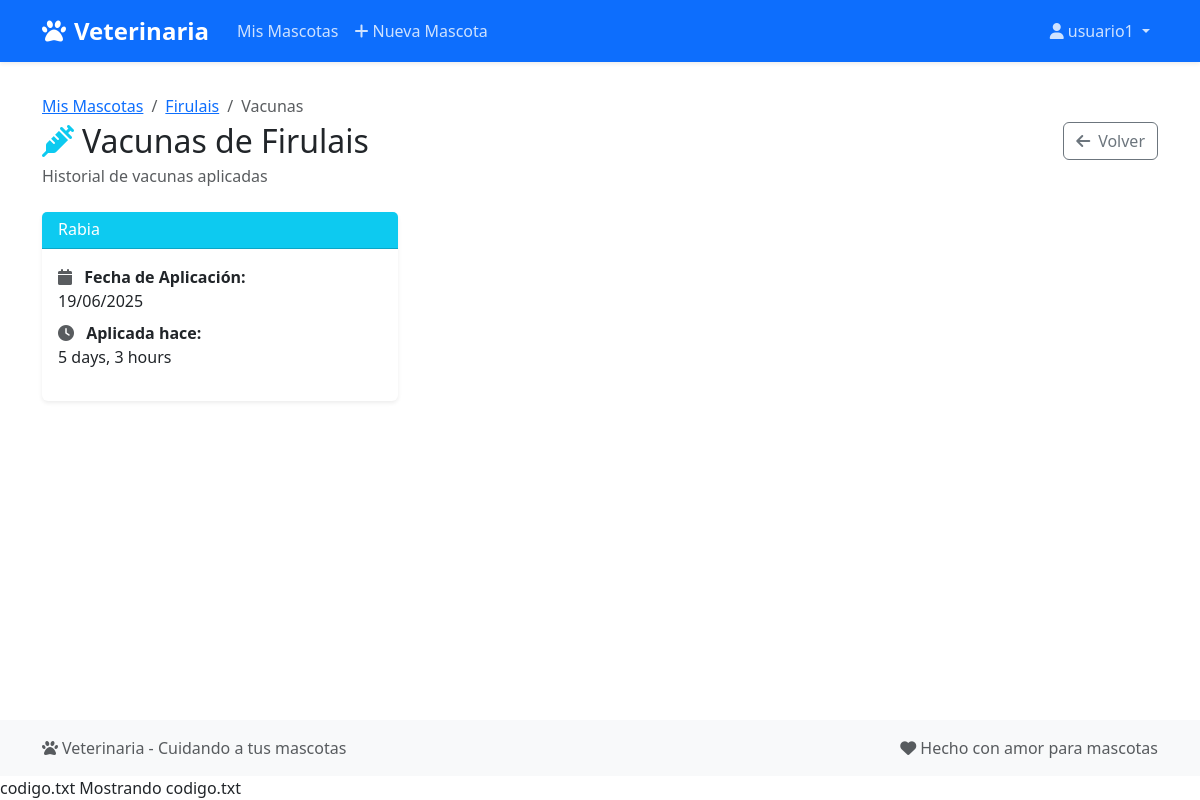
The page /veterinaria/mascota/19/vacunas/ (signed in) on the database as committed earlier.
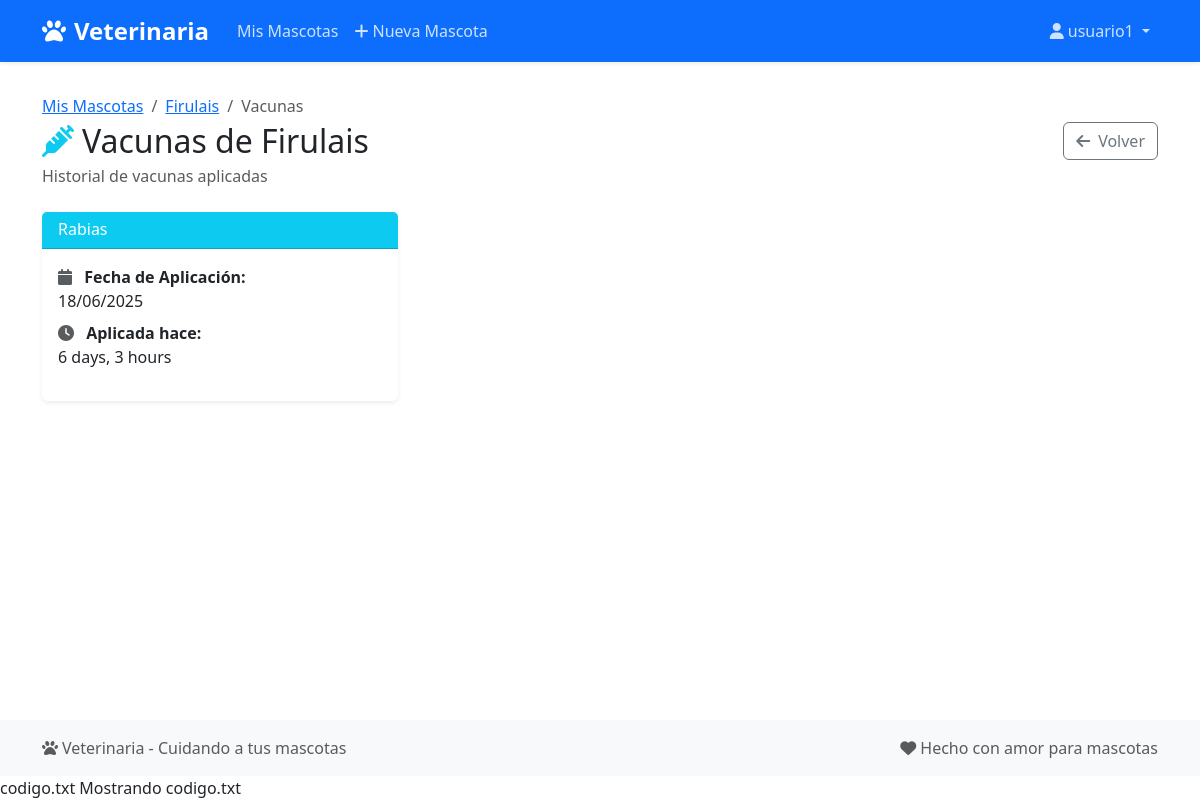
The same page on the database as committed later.
### Veterinaria/models.py (models this page shows, shortened)
class Vacuna(models.Model):
    mascota = models.ForeignKey(
        Mascota, on_delete=models.CASCADE, related_name='vacunas')
    nombre = models.CharField(max_length=100)
    fecha_aplicacion = models.DateField()
    proxima_dosis = models.DateField(null=True, blank=True)

### Veterinaria/views.py (the view)
@login_required
def detalle_vacunas(request, mascota_id):
    if request.user.is_staff:
        mascota = get_object_or_404(Mascota, id=mascota_id)
    else:
        mascota = get_object_or_404(Mascota, id=mascota_id, dueño=request.user)
    vacunas = mascota.vacunas.all()
    return render(request, 'veterinaria/detalle_vacunas.html', {'mascota': mascota, 'vacunas': vacunas})

### Veterinaria/templates/veterinaria/detalle_vacunas.html (shortened to what this page needs)
{% extends 'veterinaria/base.html' %}
{% block content %}
<div class="row">
    <div class="col-12">
        <div class="d-flex justify-content-between align-items-center mb-4">
            <div>
                <nav aria-label="breadcrumb">
                    <ol class="breadcrumb mb-1">
                        <li class="breadcrumb-item"><a href="{% url 'vista_mascotas' %}">Mis Mascotas</a></li>
                        <li class="breadcrumb-item"><a href="{% url 'detalle_mascota' mascota.id %}">{{ mascota.nombre }}</a></li>
                        <li class="breadcrumb-item active">Vacunas</li>
                    </ol>
                </nav>
                <h2 class="mb-1">
                    <i class="fas fa-syringe me-2 text-info"></i>Vacunas de {{ mascota.nombre }}
                </h2>
                <p class="text-muted mb-0">Historial de vacunas aplicadas</p>
            </div>
            <div class="d-flex gap-2">
                <a href="{% url 'detalle_mascota' mascota.id %}" class="btn btn-outline-secondary">
                    <i class="fas fa-arrow-left me-2"></i>Volver
                </a>
            </div>
        </div>
        {% if vacunas %}
            <div class="row g-4">
                {% for vacuna in vacunas %}
                <div class="col-md-6 col-lg-4">
                    <div class="card h-100 border-0 shadow-sm">
                        <div class="card-header bg-info text-white">
                            <div class="d-flex justify-content-between align-items-center">
                                <h6 class="mb-0">{{ vacuna.nombre }}</h6>
                            </div>
                        </div>
                        <div class="card-body">
                            <div class="mb-3">
                                <p class="card-text mb-2">
                                    <i class="fas fa-calendar me-2 text-muted"></i>
                                    <strong>Fecha de Aplicación:</strong><br>
                                    {{ vacuna.fecha_aplicacion|date:"d/m/Y" }}
                                </p>
                                <p class="card-text mb-0">
                                    <i class="fas fa-clock me-2 text-muted"></i>
                                    <strong>Aplicada hace:</strong><br>
                                    {% if vacuna.fecha_aplicacion %}
                                        {% if vacuna.fecha_aplicacion|timesince == "0 minutos" %}
                                            Hoy
                                        {% else %}
                                            {{ vacuna.fecha_aplicacion|timesince }}
                                        {% endif %}
                                    {% else %}
                                        No especificada
                                    {% endif %}
                                </p>
                            </div>
                        </div>
                    </div>
                </div>
                {% endfor %}
            </div>
        {% endif %}
    </div>
</div>
{% endblock %}

Rows that differ between the two databases and show on the page:
changed Vacuna: nombre "Rabia" → "Rabias"; fecha_aplicacion "19/06/2025" → "18/06/2025"; fecha_aplicacion "5 days, 3 hours" → "6 days, 3 hours"
